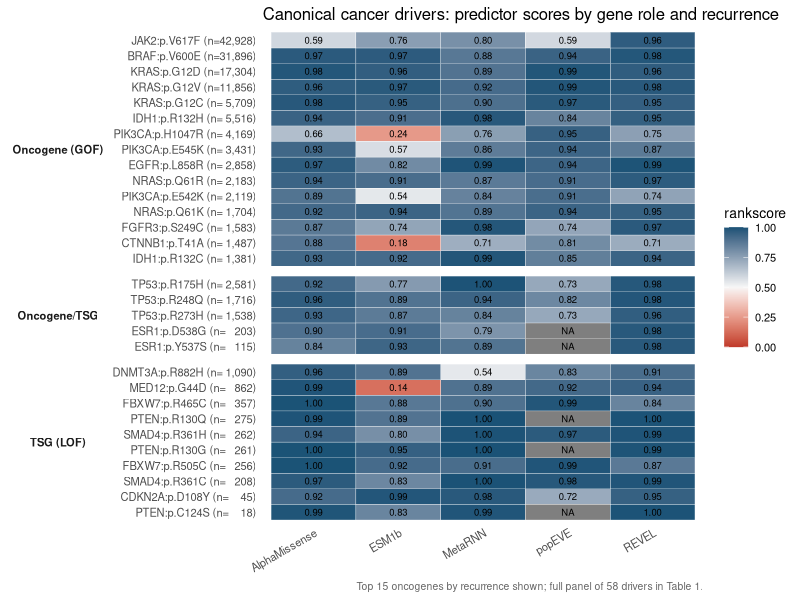
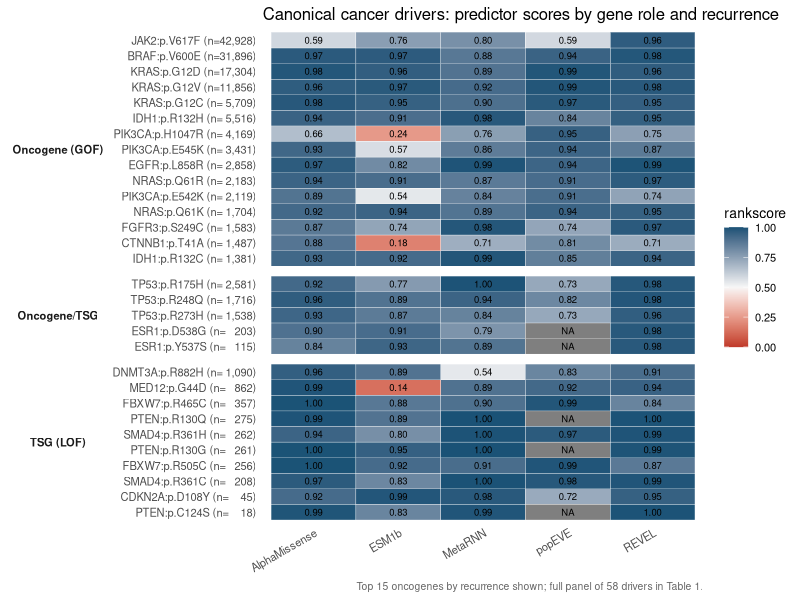

R code for these plots, in order:
# Fig 1b — Canonical driver x tool score heatmap, faceted by gene role (GOF vs LOF)
# Input: tables/canonical_driver_panel.tsv  Output: fig1b_canonical_heatmap.{pdf,png}
# Message: low scores (red) are scattered across the oncogene (GOF) block, contrasting with the TSG/both pattern.
suppressPackageStartupMessages({library(tidyverse)})

d0 <- read.delim("tables/canonical_driver_panel.tsv", check.names = FALSE)
tools <- c("AlphaMissense","REVEL","ESM1b","popEVE","MetaRNN")   # 0-1 rankscore family
TOP_ONCO <- 15   # for oncogenes, only the top N by recurrence (figure length limit; full set in Table 1)

# Select representatives per role: top N oncogenes + all both + all TSG
d <- bind_rows(
  d0 %>% filter(role_class == "oncogene") %>% slice_max(cosmic_sample_count, n = TOP_ONCO, with_ties = FALSE),
  d0 %>% filter(role_class != "oncogene")
)

role_lab <- c(oncogene = "Oncogene (GOF)", both = "Oncogene/TSG", TSG = "TSG (LOF)")
d <- d %>%
  mutate(role_f = factor(recode(role_class, !!!role_lab),
                         levels = c("Oncogene (GOF)","Oncogene/TSG","TSG (LOF)")),
         label = sprintf("%s (n=%s)", pkey, format(cosmic_sample_count, big.mark=","))) %>%
  arrange(role_f, cosmic_sample_count) %>%
  mutate(label = factor(label, levels = unique(label)))

long <- d %>% pivot_longer(all_of(tools), names_to = "tool", values_to = "score")

p <- ggplot(long, aes(tool, label, fill = score)) +
  geom_tile(color = "white") +
  geom_text(aes(label = sprintf("%.2f", score)), size = 2.4) +
  scale_fill_gradient2(low = "#C0392B", mid = "#F7F7F7", high = "#1A5276",
                       midpoint = 0.5, limits = c(0,1), name = "rankscore") +
  facet_grid(role_f ~ ., scales = "free_y", space = "free_y", switch = "y") +
  labs(x = NULL, y = NULL,
       title = "Canonical cancer drivers: predictor scores by gene role and recurrence",
       caption = sprintf("Top %d oncogenes by recurrence shown; full panel of %d drivers in Table 1.",
                         TOP_ONCO, nrow(d0))) +
  theme_minimal(base_size = 10) +
  theme(axis.text.x = element_text(angle = 30, hjust = 1),
        panel.grid = element_blank(),
        strip.text.y.left = element_text(angle = 0, face = "bold"),
        strip.placement = "outside",
        plot.caption = element_text(size = 7.5, color = "grey40"))

h <- max(5.5, nrow(d) * 0.26 + 1.6)   # automatic height based on row count
ggsave("figures_R/fig1b_canonical_heatmap.pdf", p, width = 7.5, height = h, limitsize = FALSE)
ggsave("figures_R/fig1b_canonical_heatmap.png", p, width = 7.5, height = h, dpi = 300, limitsize = FALSE)
